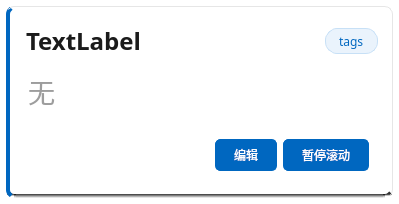
<?xml version="1.0" encoding="UTF-8"?>
<ui version="4.0">
 <class>block</class>
 <widget class="QWidget" name="block">
  <property name="geometry">
   <rect>
    <x>0</x>
    <y>0</y>
    <width>399</width>
    <height>204</height>
   </rect>
  </property>
  <property name="sizePolicy">
   <sizepolicy hsizetype="Preferred" vsizetype="Preferred">
    <horstretch>0</horstretch>
    <verstretch>0</verstretch>
   </sizepolicy>
  </property>
  <property name="minimumSize">
   <size>
    <width>399</width>
    <height>30</height>
   </size>
  </property>
  <property name="maximumSize">
   <size>
    <width>16777215</width>
    <height>314</height>
   </size>
  </property>
  <property name="cursor">
   <cursorShape>ArrowCursor</cursorShape>
  </property>
  <property name="windowTitle">
   <string>XX作业</string>
  </property>
  <property name="styleSheet">
   <string notr="true">background: transparent;</string>
  </property>
  <layout class="QGridLayout" name="gridLayout">
   <property name="leftMargin">
    <number>6</number>
   </property>
   <property name="topMargin">
    <number>6</number>
   </property>
   <property name="rightMargin">
    <number>6</number>
   </property>
   <property name="bottomMargin">
    <number>6</number>
   </property>
   <item row="0" column="0">
    <widget class="QFrame" name="frame">
     <property name="sizePolicy">
      <sizepolicy hsizetype="Preferred" vsizetype="Preferred">
       <horstretch>0</horstretch>
       <verstretch>0</verstretch>
      </sizepolicy>
     </property>
     <property name="maximumSize">
      <size>
       <width>16777215</width>
       <height>16666666</height>
      </size>
     </property>
     <property name="styleSheet">
      <string notr="true">#frame {
    background-color: #FFFFFF;
    border: 1px solid #E6E6E6;
    border-left: 4px solid #0067C0;
    border-bottom: 4px solid qlineargradient(spread:pad, x1:0.502, y1:0, x2:0.507, y2:1, stop:0 rgba(0, 0, 0, 204), stop:1 rgba(255, 255, 255, 73));
    border-radius: 8px;
}
#frame:hover {
    background-color: #F6FAFD;
    border: 1px solid #D2E4F5;
    border-left: 4px solid #0067C0;
    border-bottom: 4px solid qlineargradient(spread:pad, x1:0.502, y1:0, x2:0.507, y2:1, stop:0 rgba(0, 0, 0, 204), stop:1 rgba(255, 255, 255, 73));
}</string>
     </property>
     <property name="frameShape">
      <enum>QFrame::NoFrame</enum>
     </property>
     <layout class="QGridLayout" name="gridLayout_2">
      <property name="leftMargin">
       <number>14</number>
      </property>
      <property name="topMargin">
       <number>14</number>
      </property>
      <property name="rightMargin">
       <number>14</number>
      </property>
      <property name="bottomMargin">
       <number>14</number>
      </property>
      <item row="0" column="0">
       <widget class="QWidget" name="widget" native="true">
        <property name="sizePolicy">
         <sizepolicy hsizetype="Preferred" vsizetype="Maximum">
          <horstretch>0</horstretch>
          <verstretch>0</verstretch>
         </sizepolicy>
        </property>
        <property name="minimumSize">
         <size>
          <width>0</width>
          <height>40</height>
         </size>
        </property>
        <layout class="QHBoxLayout" name="horizontalLayout_2">
         <property name="spacing">
          <number>8</number>
         </property>
         <property name="leftMargin">
          <number>0</number>
         </property>
         <property name="topMargin">
          <number>0</number>
         </property>
         <property name="rightMargin">
          <number>0</number>
         </property>
         <property name="bottomMargin">
          <number>0</number>
         </property>
         <item>
          <spacer name="horizontalSpacer">
           <property name="orientation">
            <enum>Qt::Horizontal</enum>
           </property>
           <property name="sizeType">
            <enum>QSizePolicy::Fixed</enum>
           </property>
           <property name="sizeHint" stdset="0">
            <size>
             <width>2</width>
             <height>30</height>
            </size>
           </property>
          </spacer>
         </item>
         <item>
          <widget class="QLabel" name="subject_block_title">
           <property name="sizePolicy">
            <sizepolicy hsizetype="Preferred" vsizetype="Preferred">
             <horstretch>0</horstretch>
             <verstretch>0</verstretch>
            </sizepolicy>
           </property>
           <property name="font">
            <font>
             <family>微软雅黑</family>
             <pointsize>18</pointsize>
             <weight>75</weight>
             <bold>true</bold>
            </font>
           </property>
           <property name="cursor">
            <cursorShape>ArrowCursor</cursorShape>
           </property>
           <property name="styleSheet">
            <string notr="true">QLabel {
    color: #1B1B1B;
    background: transparent;
    border: none;
}</string>
           </property>
           <property name="text">
            <string>TextLabel</string>
           </property>
          </widget>
         </item>
         <item>
          <widget class="QLabel" name="tags_label">
           <property name="sizePolicy">
            <sizepolicy hsizetype="Fixed" vsizetype="Maximum">
             <horstretch>0</horstretch>
             <verstretch>0</verstretch>
            </sizepolicy>
           </property>
           <property name="minimumSize">
            <size>
             <width>0</width>
             <height>26</height>
            </size>
           </property>
           <property name="font">
            <font>
             <family>微软雅黑</family>
             <pointsize>9</pointsize>
            </font>
           </property>
           <property name="styleSheet">
            <string notr="true">QLabel {
    color: #0067C0;
    background-color: #EAF3FC;
    border: 1px solid #C7E0F6;
    border-radius: 12px;
    padding: 1px 10px;
}</string>
           </property>
           <property name="text">
            <string>tags</string>
           </property>
          </widget>
         </item>
        </layout>
       </widget>
      </item>
      <item row="1" column="0">
       <widget class="QTextBrowser" name="subject_content">
        <property name="sizePolicy">
         <sizepolicy hsizetype="Expanding" vsizetype="Expanding">
          <horstretch>0</horstretch>
          <verstretch>0</verstretch>
         </sizepolicy>
        </property>
        <property name="font">
         <font>
          <family>微软雅黑</family>
          <pointsize>20</pointsize>
         </font>
        </property>
        <property name="cursor" stdset="0">
         <cursorShape>ArrowCursor</cursorShape>
        </property>
        <property name="tabletTracking">
         <bool>true</bool>
        </property>
        <property name="focusPolicy">
         <enum>Qt::NoFocus</enum>
        </property>
        <property name="styleSheet">
         <string notr="true">QTextBrowser {
    background-color: transparent;
    border: none;
    color: #3B3B3B;
    selection-background-color: #CCE4F7;
    selection-color: #1B1B1B;
}
QTextBrowser QScrollBar:vertical {
    background: transparent;
    width: 8px;
    margin: 0px;
    border: none;
}
QTextBrowser QScrollBar::handle:vertical {
    background: #C9C9C9;
    border-radius: 4px;
    min-height: 24px;
}
QTextBrowser QScrollBar::handle:vertical:hover {
    background: #A9A9A9;
}
QTextBrowser QScrollBar::add-line:vertical,
QTextBrowser QScrollBar::sub-line:vertical {
    height: 0px;
    background: transparent;
    border: none;
}
QTextBrowser QScrollBar::add-page:vertical,
QTextBrowser QScrollBar::sub-page:vertical {
    background: transparent;
}</string>
        </property>
        <property name="acceptRichText">
         <bool>false</bool>
        </property>
        <property name="placeholderText">
         <string>无</string>
        </property>
        <property name="openLinks">
         <bool>false</bool>
        </property>
       </widget>
      </item>
      <item row="2" column="0">
       <widget class="QFrame" name="action_kits">
        <property name="cursor">
         <cursorShape>ArrowCursor</cursorShape>
        </property>
        <property name="styleSheet">
         <string notr="true">border:none</string>
        </property>
        <property name="frameShape">
         <enum>QFrame::StyledPanel</enum>
        </property>
        <property name="frameShadow">
         <enum>QFrame::Raised</enum>
        </property>
        <layout class="QHBoxLayout" name="horizontalLayout">
         <item>
          <spacer name="horizontalSpacer_2">
           <property name="orientation">
            <enum>Qt::Horizontal</enum>
           </property>
           <property name="sizeHint" stdset="0">
            <size>
             <width>40</width>
             <height>20</height>
            </size>
           </property>
          </spacer>
         </item>
         <item>
          <widget class="QPushButton" name="edit_btn">
           <property name="cursor">
            <cursorShape>PointingHandCursor</cursorShape>
           </property>
           <property name="styleSheet">
            <string notr="true">QPushButton {
    background-color: #0067C0;
    color: #FFFFFF;
    border: 1px solid #0067C0;
    border-radius: 5px;
    padding: 6px 18px;
}
QPushButton:hover {
    background-color: #1976C8;
    border: 1px solid #1976C8;
}
QPushButton:pressed {
    background-color: #005A9E;
    border: 1px solid #005A9E;
}
QPushButton:disabled {
    background-color: #C9C9C9;
    border: 1px solid #C9C9C9;
    color: #FFFFFF;
}</string>
           </property>
           <property name="text">
            <string>编辑</string>
           </property>
          </widget>
         </item>
         <item>
          <widget class="QPushButton" name="auto_scroll_btn">
           <property name="cursor">
            <cursorShape>PointingHandCursor</cursorShape>
           </property>
           <property name="styleSheet">
            <string notr="true">QPushButton {
    background-color: #0067C0;
    color: #FFFFFF;
    border: 1px solid #0067C0;
    border-radius: 5px;
    padding: 6px 18px;
}
QPushButton:hover {
    background-color: #1976C8;
    border: 1px solid #1976C8;
}
QPushButton:pressed {
    background-color: #005A9E;
    border: 1px solid #005A9E;
}
QPushButton:disabled {
    background-color: #C9C9C9;
    border: 1px solid #C9C9C9;
    color: #FFFFFF;
}</string>
           </property>
           <property name="text">
            <string>暂停滚动</string>
           </property>
          </widget>
         </item>
        </layout>
       </widget>
      </item>
     </layout>
    </widget>
   </item>
  </layout>
 </widget>
 <resources/>
 <connections/>
</ui>
